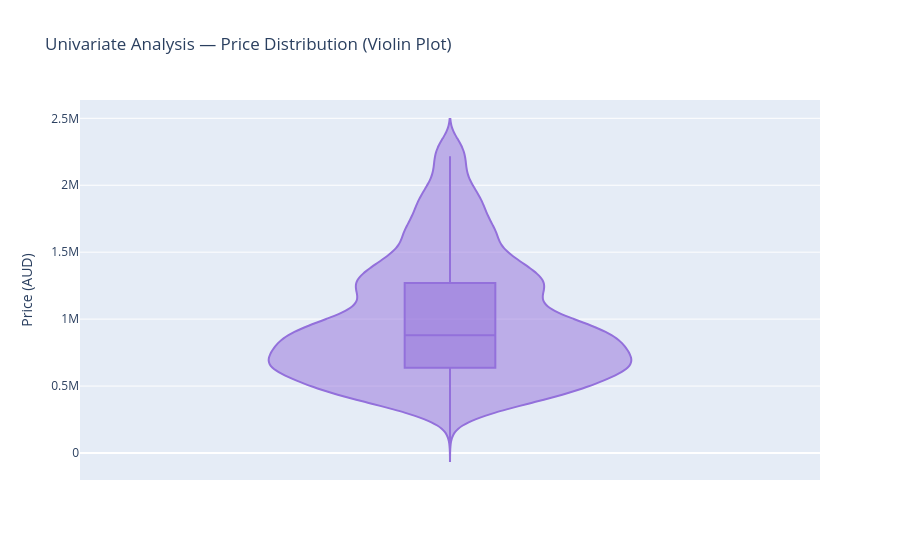

Notebook code for this chart:
### Markdown cell above
**Univariate Graph — Violin Plot: Shape of the Price Distribution**

A violin plot shows the full shape of a single variable's distribution (not just mean/median),
combining a box plot with a density curve on each side.

### Code cell
fig = px.violin(
    df_clean, y = 'Price', box=True, points=False,
    title='Univariate Analysis — Price Distribution (Violin Plot)',
    color_discrete_sequence = ['mediumpurple']
)
fig.update_layout(yaxis_title='Price (AUD)')
fig.show()

### Figure 1 — Plotly figure (JSON) as saved in the notebook; plotly's stock layout.template omitted (floating-point values rounded to 4 significant figures; data arrays with more than 128 entries replaced by an {"elided": "..."} marker saying what was removed)
{"data": [{"alignmentgroup": "True", "box": {"visible": true}, "hovertemplate": "Price=%{y}<extra></extra>", "legendgroup": "", "marker": {"color": "mediumpurple"}, "name": "", "offsetgroup": "", "orientation": "v", "points": false, "scalegroup": "True", "showlegend": false, "type": "violin", "x0": " ", "xaxis": "x", "y": {"elided": "12967 float values"}, "y0": " ", "yaxis": "y"}], "layout": {"legend": {"tracegroupgap": 0}, "title": {"text": "Univariate Analysis — Price Distribution (Violin Plot)"}, "violinmode": "group", "xaxis": {"anchor": "y", "domain": [0, 1]}, "yaxis": {"anchor": "x", "domain": [0, 1], "title": {"text": "Price (AUD)"}}}}
